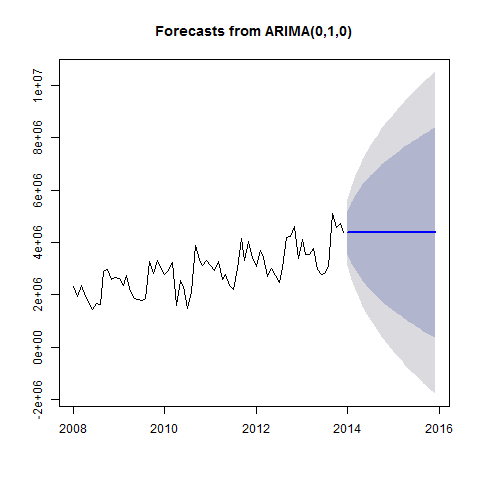

This chart was generated by the following R code:
#Creates Model_ARIMA_1 plot

png("Plots/Model_ARIMA_1_plot.png")
plot(forecast(Model_ARIMA_1))
dev.off()